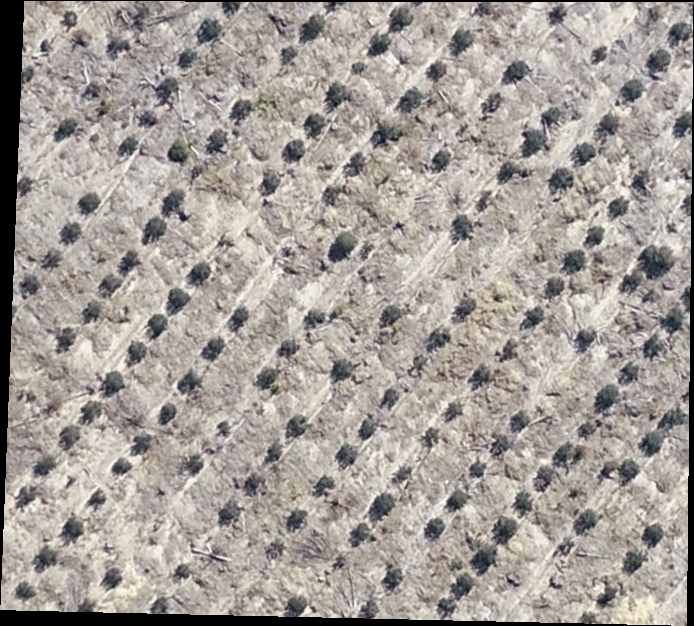
#> input picture mudas_detector/input/sample1.tif, 694 x 626 px
$ python -i processamento.py   (imports and definitions only)
#> lines starting #> are read from the running program, lines starting #| are printed output that depends on the picture; after the words box and inside, x2 and y2 are one past the last pixel; in counts of white or black regions, pixels touching at a corner belong together
#> further down, picture is the input picture: shape (626, 694, 3); mean B, G, R 152.7, 157.8, 164.6
import cv2
import numpy as np

from config import MIN_AREA


def processar_imagem(img: np.ndarray) -> np.ndarray:
    gray = cv2.cvtColor(img, cv2.COLOR_BGR2GRAY)
    _, mask_terreno = cv2.threshold(gray, 15, 255, cv2.THRESH_BINARY)
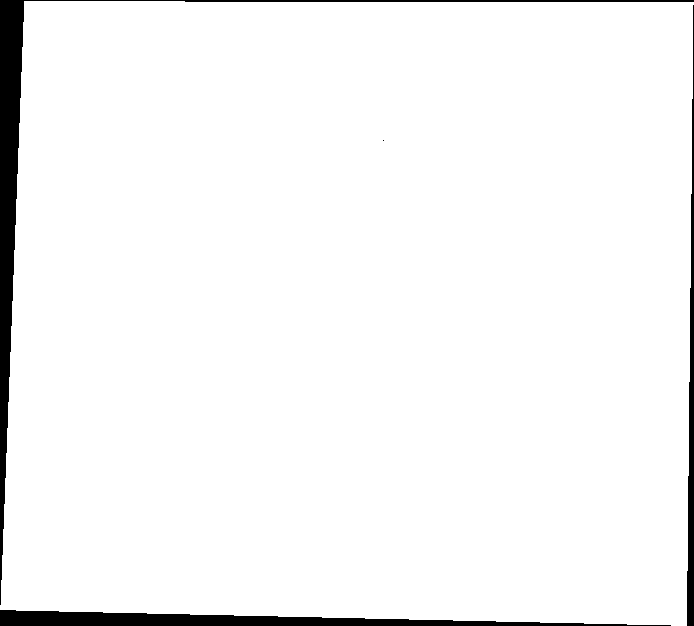
#> mask_terreno: shape (626, 694); 96.2% white; 4 black regions (1 under 20 px), largest, box (x1, y1, x2, y2) and area: (0, 0, 694, 605) 8702, (0, 610, 671, 626) 5494, (687, 5, 694, 626) 2367

    img_preprocessada = aplicar_pre_processamento(gray, clip_limit=2.0, tile_size=(8, 8), blur_ksize=7)

    mask_segmentada = segmentar_adaptativo(img_preprocessada, block_size=81, c_value=35)

    mask_filtrada_terreno = cv2.bitwise_and(mask_segmentada, mask_terreno)

    mask_morfologica = limpar_morfologia(mask_filtrada_terreno, kernel_size=(5, 5))

    mask_final = filtrar_por_area(mask_morfologica, MIN_AREA)

    return mask_final

def aplicar_pre_processamento(cinza: np.ndarray, clip_limit=2.0, tile_size=(8,8), blur_ksize=7) -> np.ndarray:

#> called with clip_limit = 2, tile_size = (8, 8), blur_ksize = 7
    clahe = cv2.createCLAHE(clipLimit=clip_limit, tileGridSize=tile_size)
    cinza_aprimorado = clahe.apply(cinza)
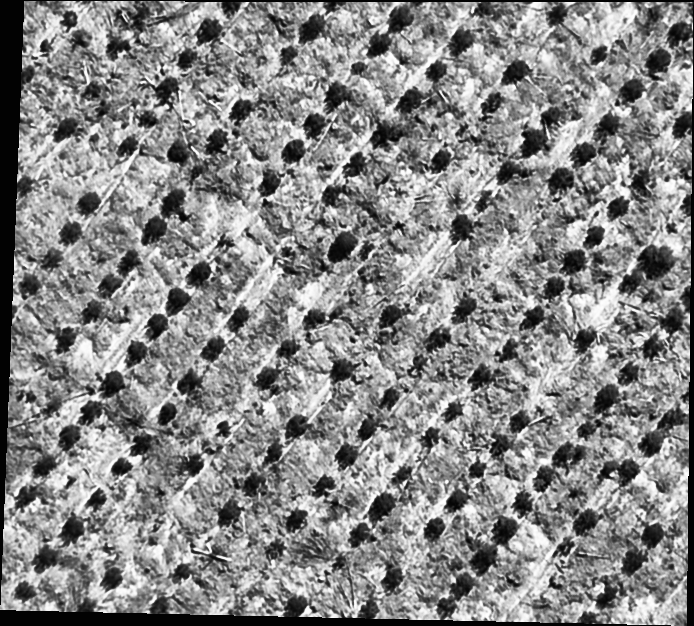
#> cinza_aprimorado: shape (626, 694); min 2, max 255, mean 135.1

    return cv2.medianBlur(cinza_aprimorado, blur_ksize)
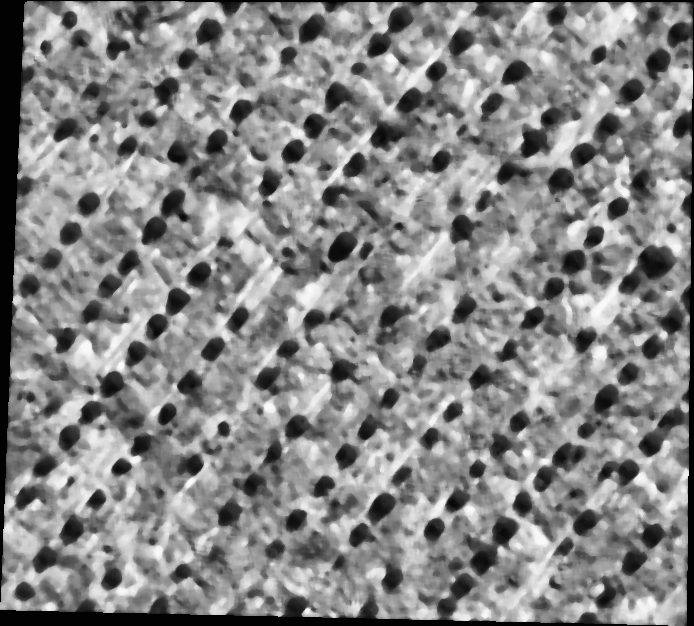
#> returned value: shape (626, 694); min 2, max 251, mean 134.6

def segmentar_adaptativo(img_blur: np.ndarray, block_size=81, c_value=35) -> np.ndarray:

#> called with block_size = 81, c_value = 35
    return cv2.adaptiveThreshold(
        img_blur, 255,
        cv2.ADAPTIVE_THRESH_GAUSSIAN_C,
        cv2.THRESH_BINARY_INV,
        block_size, c_value
    )
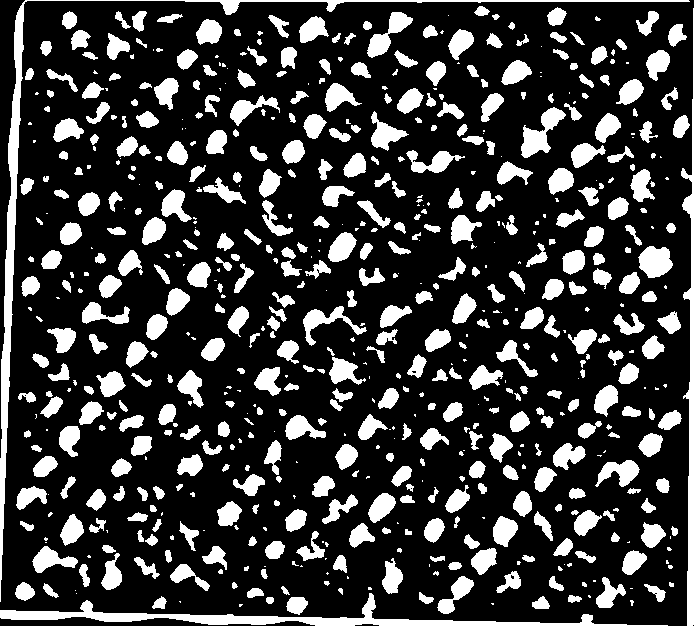
#> returned value: shape (626, 694); 22.3% white; 651 white regions (205 under 20 px), largest, box (x1, y1, x2, y2) and area: (0, 0, 690, 602) 5487, (0, 593, 668, 626) 4414, (681, 8, 694, 626) 2644
#> in processar_imagem, `mask_filtrada_terreno = cv2.bitwise_and(mask_segmentada, mask_terreno)`:
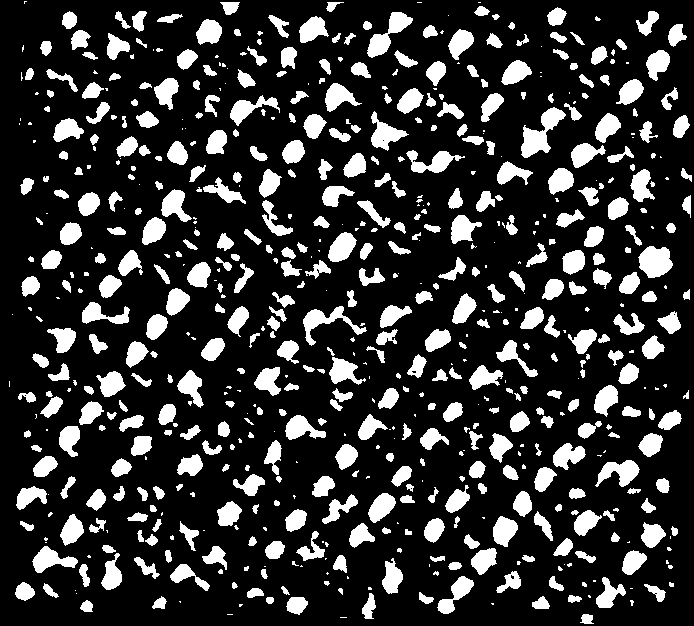
#> mask_filtrada_terreno: shape (626, 694); 19.7% white; 668 white regions (216 under 20 px), largest, box (x1, y1, x2, y2) and area: (521, 107, 566, 158) 982, (638, 246, 673, 278) 814, (367, 12, 413, 58) 790

def limpar_morfologia(mask: np.ndarray, kernel_size=(5,5)) -> np.ndarray:

#> called with kernel_size = (5, 5)
    kernel = cv2.getStructuringElement(cv2.MORPH_ELLIPSE, kernel_size)

    mask_sem_ruido = cv2.morphologyEx(mask, cv2.MORPH_OPEN, kernel, iterations=2)
#> mask_sem_ruido: shape (626, 694); 13.3% white; 226 white regions, largest, box (x1, y1, x2, y2) and area: (639, 246, 672, 278) 795, (599, 460, 639, 486) 598, (521, 128, 548, 158) 561

    mask_close = cv2.morphologyEx(mask_sem_ruido, cv2.MORPH_CLOSE, kernel, iterations=2)
#> mask_close: shape (626, 694); 13.4% white; 204 white regions (1 under 20 px), largest, box (x1, y1, x2, y2) and area: (469, 516, 518, 574) 1049, (521, 107, 580, 158) 1015, (142, 190, 189, 245) 998

    return mask_close

def filtrar_por_area(mask: np.ndarray, min_area: int) -> np.ndarray:
#> called with min_area = 80
    num_labels, labels, stats, _ = cv2.connectedComponentsWithStats(mask, connectivity=8)
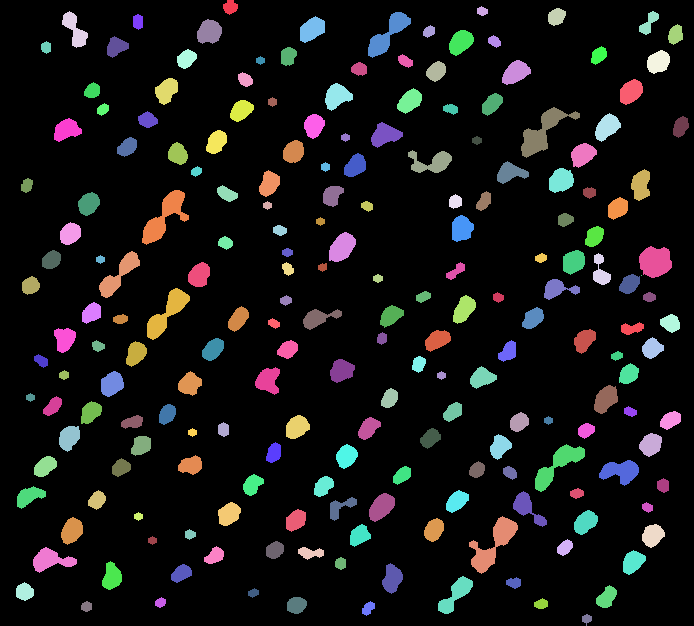
#> labels: shape (626, 694) int32; 205 distinct labels, from 0 to 204; one colour per label, 0 black
#> num_labels = 205; stats = 205 rows, first 6: [0, 0, 694, 626, 376083], [223, 0, 15, 15, 159], [477, 6, 11, 10, 80], [548, 8, 18, 18, 241], [62, 11, 26, 37, 450], [639, 11, 20, 24, 223]

    nova_mask = np.zeros_like(mask)
    for i in range(1, num_labels):
        if stats[i, cv2.CC_STAT_AREA] >= min_area:
            nova_mask[labels == i] = 255
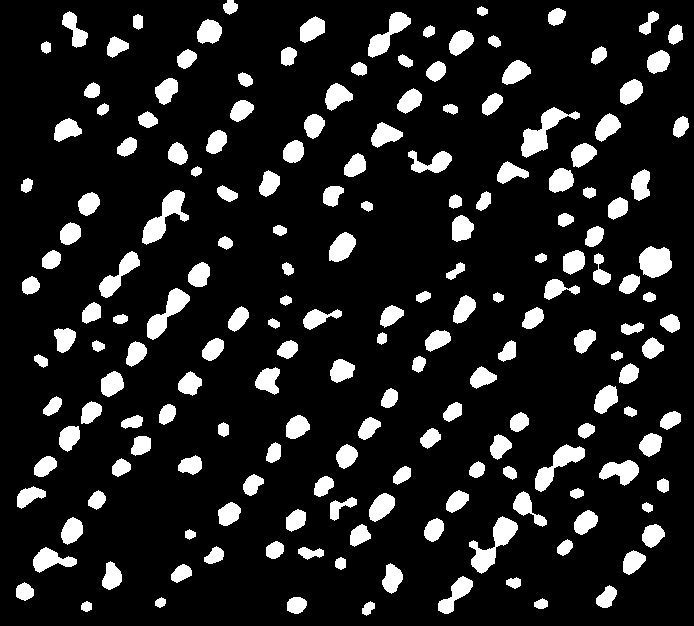
#> nova_mask: shape (626, 694); 13.1% white; 183 white regions, largest, box (x1, y1, x2, y2) and area: (469, 516, 518, 574) 1049, (521, 107, 580, 158) 1015, (142, 190, 189, 245) 998
    return nova_mask

>>> import cv2
>>> picture = cv2.imread('../mudas_detector/input/sample1.tif')
>>> result = processar_imagem(picture)
